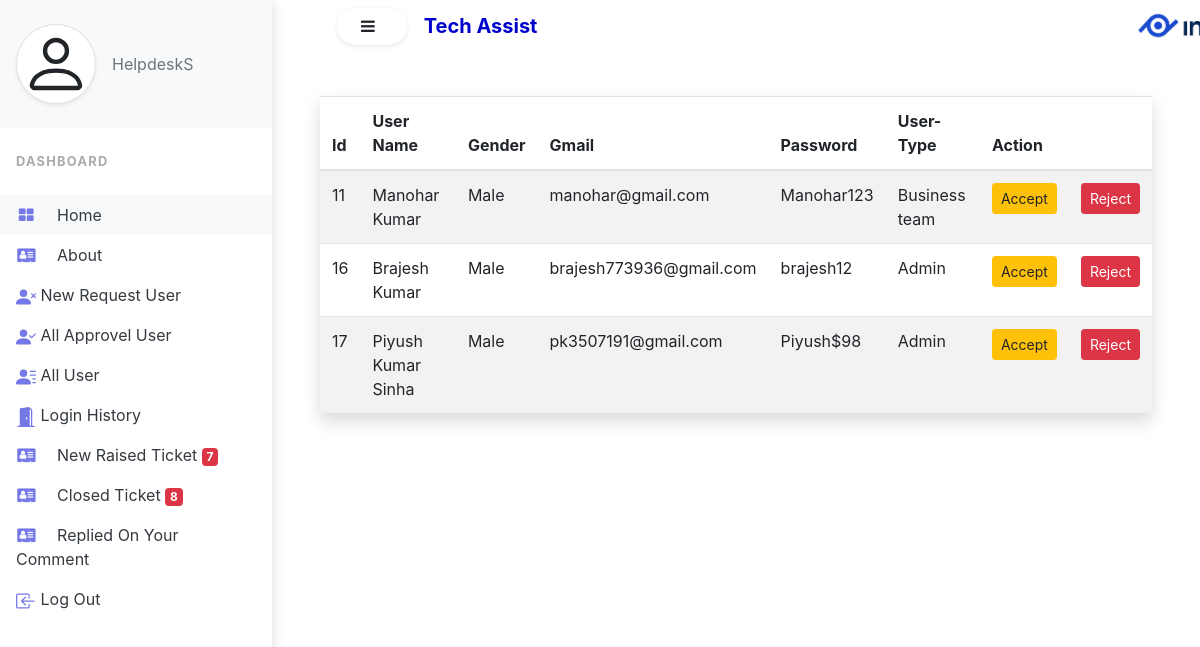
The app's page /viewnewrequest/ (signed in), older data.
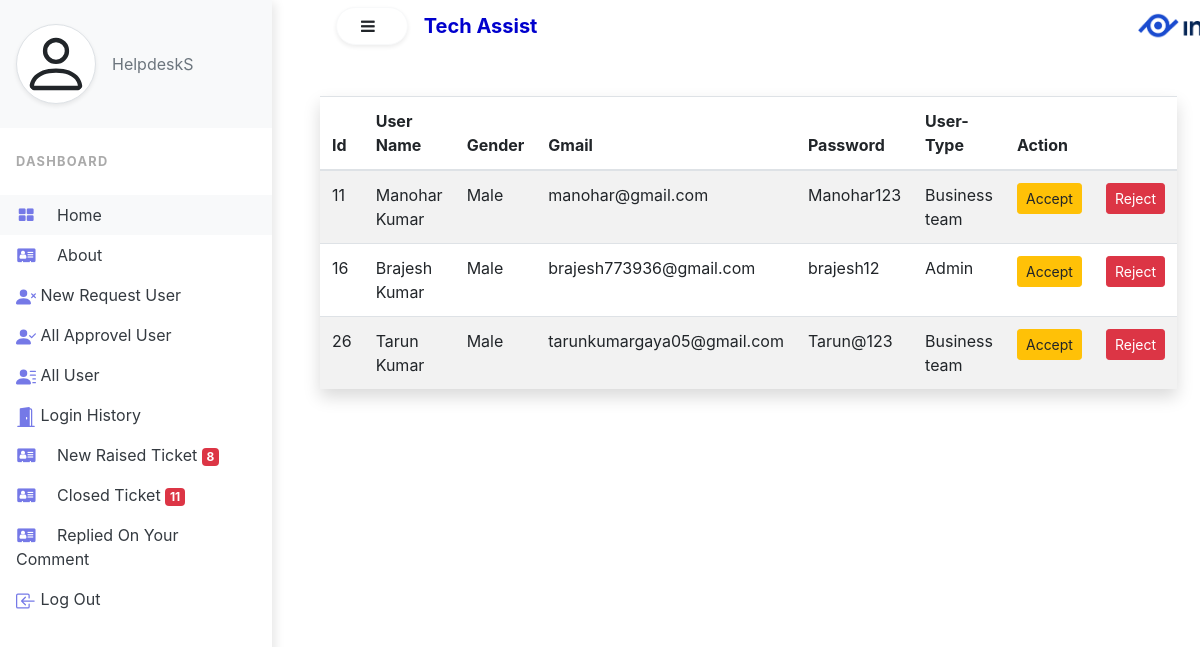
The same page, newer data.
### Help/models.py (models this page shows, shortened)
class UserModel(models.Model):
    first_name = models.CharField(max_length=100)
    mid_name = models.CharField(max_length=100, blank=True)
    last_name = models.CharField(max_length=100)
    gender = models.CharField(max_length=10)
    email = models.EmailField(max_length=100, unique=True)
    user_type = models.CharField(max_length=100, choices=USERTYPE)
    password = models.CharField(max_length=100, default=None)
    approved_by = models.CharField(max_length=100, null=True, blank=True)
    approved_date = models.DateField(auto_now=False, auto_now_add=False, null=True, blank=True )
    revoked_by = models.IntegerField(max_length=3, null=True, blank=True)
    revoke_date = models.DateField(auto_now=False, auto_now_add=False, null=True, blank=True)

### Help/views.py (the view)
# urls.py: path('viewnewrequest/', view_all_request),
def view_all_request(request):
    if request.session.get('name', 'None') == 'None':
        return redirect('/login/')
    data = request.session.get('name')
    ut = request.session.get('user_type')
    new_request = UserModel.objects.filter(approved_by=None)
    tnr = len(new_request)
    new_Raised_Ticket = TicketModel.objects.filter(status="New")
    nt = len(new_Raised_Ticket)
    closed_Ticket = TicketModel.objects.filter(status="Solved")
    ct = len(closed_Ticket)
    return render(request, 'viewnewrequest.html', {'tr': new_request, 'tnr': tnr, 'data' : data, 'ut': ut, 'nt':nt,'ct':ct})

### Help/templates/viewnewrequest.html (shortened to what this page needs)
{% extends 'index.html' %}
{% block sidenavbar %}
<div class="vertical-nav bg-white" id="sidebar">
  <div class="py-4 px-3 mb-4 bg-light">
    <div class="media d-flex align-items-center">
      <div class="media-body">
        <p class="font-weight-normal text-muted mb-0">{{ ut }}</p>
      </div>
    </div>
  </div>
  <p class="text-gray font-weight-bold text-uppercase px-3 small pb-4 mb-0">Dashboard</p>
  <ul class="nav flex-column bg-white mb-0">
    <li class="nav-item">
      <a href="/" class="nav-link text-dark bg-light">
                <i class="fa fa-th-large mr-3 text-primary fa-fw"></i>
                home
            </a>
    </li>
    <li class="nav-item">
      <a href="#" class="nav-link text-dark">
                <i class="fa fa-address-card mr-3 text-primary fa-fw"></i>
                about
            </a>
    </li>
    <li class="nav-item">
      <a href="/viewnewrequest/" class="nav-link text-dark">
                New Request User
            </a>
    </li>
    <li class="nav-item">
      <a href="/viewapprovel/" class="nav-link text-dark">
                All Approvel User
            </a>
    </li>
      <li class="nav-item">
      <a href="/alluser/" class="nav-link text-dark text-dark">
                All User
            </a>
    </li>
       <li class="nav-item">
      <a href="/loginhistory" class="nav-link text-dark text-dark">
                Login History
            </a>
    </li>
      <li class="nav-item">
      <a href="/newraisedticketadmin/" class="nav-link text-dark">
                <i class="fa fa-address-card mr-3 text-primary fa-fw"></i>
                New Raised Ticket <span class="badge badge-danger" id="NofNewTicket">{{ nt }}</span>
            </a>
    </li>
      <li class="nav-item">
      <a href="/showclosedticketadmin/" class="nav-link text-dark">
                <i class="fa fa-address-card mr-3 text-primary fa-fw"></i>
                Closed Ticket <span class="badge badge-danger" id="ClosedTicket">{{ ct }}</span>
            </a>
        </li>
      <li class="nav-item">
      <a href="/repliedasmincomment/" class="nav-link text-dark">
                <i class="fa fa-address-card mr-3 text-primary fa-fw"></i>
                Replied On Your Comment
            </a>
    </li>
    <li class="nav-item">
      <a href="/logout/" class="nav-link text-dark">
                Log Out
            </a>
    </li>
  </ul>
</div>
{% endblock sidenavbar %}
{% block item %}
  <table class="table table-striped shadow">
    <thead>
    <tr>
      <th>Id</th>
      <th colspan="2">User Name</th>
      <th>Gender</th>
      <th>Gmail</th>
      <th>Password</th>
      <th>User-Type</th>
      <th colspan="2">Action</th>
    </tr>
    </thead>
    <tbody>
    {% for i in tr %}
    <tr>
      <td>{{ i.id }}</td>
      <td colspan="2">{{ i.first_name}} {{ i.mid_name}} {{ i.last_name }}</td>
      <td>{{ i.gender }}</td>
      <td>{{ i.email }}</td>
      <td>{{ i.password }}</td>
      <td>{{ i.user_type}}</td>
      <td><a href="/viewnewrequest/update/{{ i.id }}/"><button class="btn btn-warning btn-sm" onclick="return confirm('Are you sure want to Accept this request ?')">Accept</button></a></td>
      <td>
        <a href="/viewnewrequest/delete/{{ i.id }}/"><button class="btn btn-danger btn-sm" onclick="return confirm('Are you sure want to reject this request ?')">Reject</button></a>
      </td>
    </tr>
    {% endfor %}
    </tbody>
  </table>
{% endblock item %}

Row changes from the older to the newer data that the page shows:
removed UserModel: id "17", first_name "Piyush", mid_name "Kumar", last_name "Sinha", gender "Male", email "pk3507191@gmail.com", password "Piyush$98", user_type "Admin"
added UserModel: id "26", first_name "Tarun", last_name "Kumar", gender "Male", email "tarunkumargaya05@gmail.com", password "Tarun@123", user_type "Business team"
Text that changed along with them:
{{ nt }}: "7" → "8"
{{ ct }}: "8" → "11"
